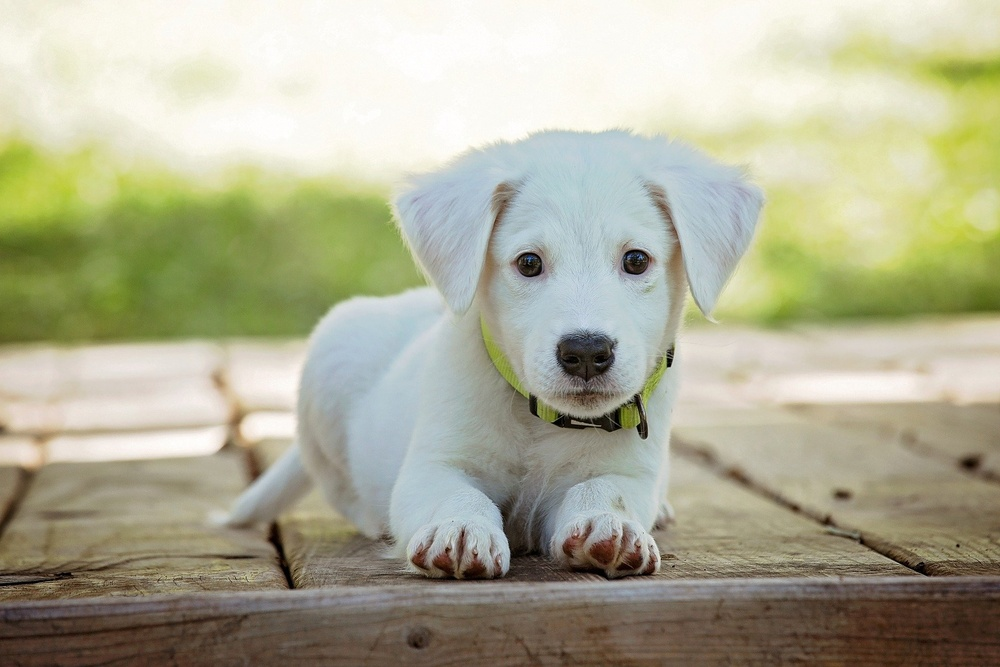
#> input picture perro.jpg, 1000 x 667 px, shrunk from 1920 x 1280 before the run
$ jupyter execute Detecion_de_Objetos_emparejamiento_imagenes.ipynb
#> lines starting #> are read from the running program, lines starting #| are printed output that depends on the picture
<a href="https://colab.research.google.com/github/INFINITY-RUBER/Python-y-OpenC--para-visi-n-por-ordenador--Computer-Vision-/blob/master/Detecion_de_Objetos_emparejamiento_imagenes.ipynb" target="_parent"></a>

[cell 1]
import numpy as np
import matplotlib.pyplot as plt
import cv2

[cell 2]
imagen = cv2.imread('perro.jpg')
#> imagen is the input picture: shape (667, 1000, 3); mean B, G, R 149.2, 174, 174.7
imagen = cv2.cvtColor(imagen, cv2.COLOR_BGR2RGB)
plt.imshow(imagen)
imagen.shape
#> Out = (667, 1000, 3)

[cell 3]
imagen_2 = cv2.imread('cara.jpg')
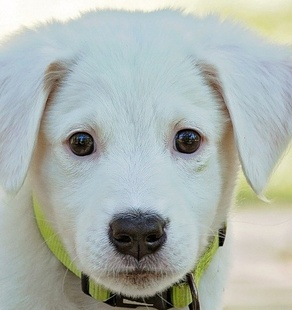
#> input picture cara.jpg, 292 x 310 px, shrunk from 561 x 595 before the run
#> imagen_2 is the input picture: shape (310, 292, 3); mean B, G, R 175.3, 180.7, 172.7
imagen_2 = cv2.cvtColor(imagen_2, cv2.COLOR_BGR2RGB)
plt.imshow(imagen_2)
imagen_2.shape
#> Out = (310, 292, 3)

### Identificar la posicion de la imagen en mapa de calor

[cell 4]
metodo = cv2.TM_CCOEFF
resultado = cv2.matchTemplate(imagen, imagen_2, metodo)
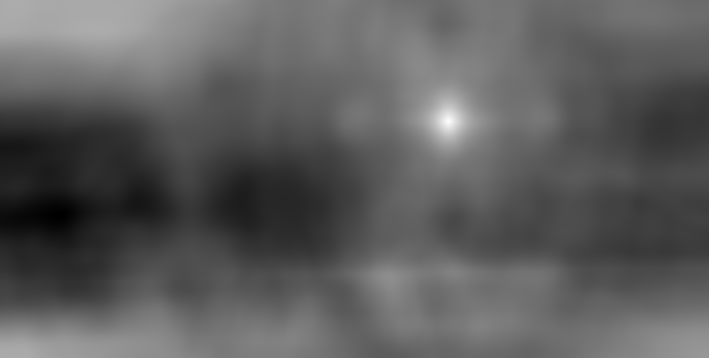
#> resultado: shape (358, 709) float32; min -178388736, max 566707904, mean 95775248; drawn with min black and max white
plt.imshow(resultado)
imagen_2.shape
#> Out = (310, 292, 3)

### Tomamos la posiciones del mapa de calor

[cell 5]
valor_min, valor_max, pos_min, pos_max = cv2.minMaxLoc(resultado)
#> valor_min = -178388736; valor_max = 566707904; pos_min = (58, 215); pos_max = (448, 121)

[cell 6]
imagen_2.shape
#> Out = (310, 292, 3)

[cell 7]
# Asignar los valores del tamaño de la imagen
alto, ancho, colores = imagen_2.shape
#> alto = 310; ancho = 292; colores = 3
print(alto, ancho, colores)
#| 310 292 3

## variables del rectangulo

[cell 8]
top_izquierda = pos_max
#> top_izquierda = (448, 121)
botton_derecha = (pos_max[0] + ancho, pos_max[1] + alto)
#> botton_derecha = (740, 431)

[cell 9]
cv2.rectangle(imagen, top_izquierda, botton_derecha, (255,0,0), 8)
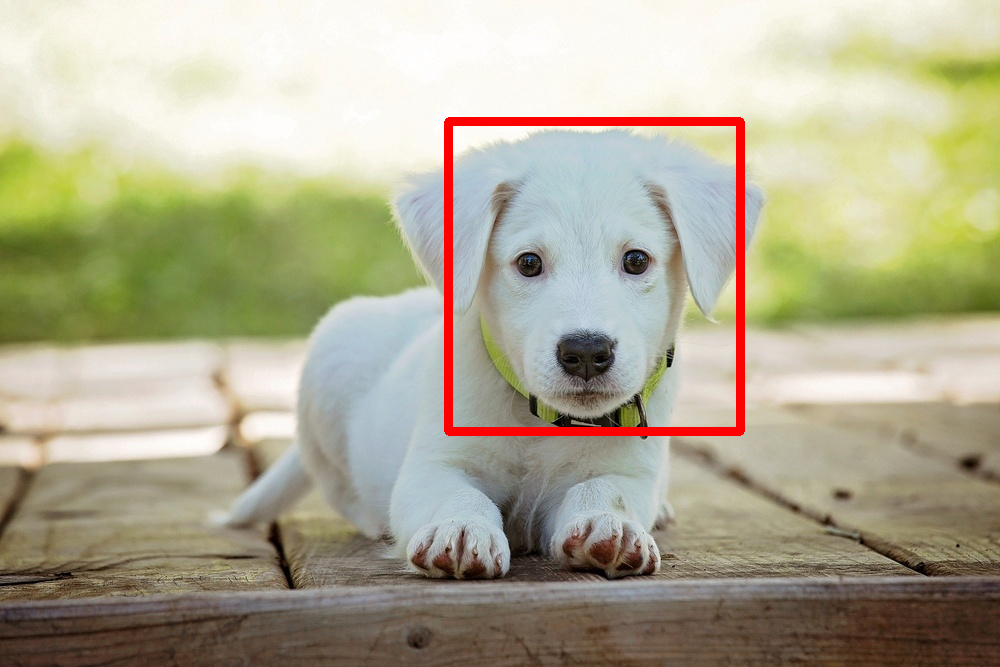
#> imagen: shape (667, 1000, 3); mean R, G, B 175.7, 170.8, 146.2
plt.imshow(imagen)

# Detector de esquinas

[cell 10]
ajedrez = cv2.imread('tablero-ajedrez.png')
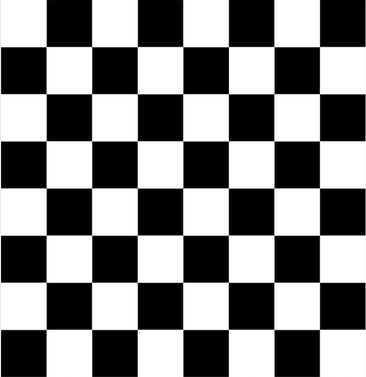
#> input picture tablero-ajedrez.png, 366 x 377 px, shrunk from 702 x 724 before the run
#> ajedrez is the input picture: shape (377, 366, 3); mean B, G, R 129.1, 129.1, 129.1
ajedrez_gris = cv2.cvtColor(ajedrez, cv2.COLOR_BGR2GRAY)
plt.imshow(ajedrez_gris, cmap='gray')

[cell 11]
esquinas = cv2.goodFeaturesToTrack(ajedrez_gris, 100, 0.01, 10)
#> esquinas = 63 rows, first 8: [229, 283], [320, 283], [182, 283], [138, 283], [319, 93], [229, 330], [228, 93], [138, 93]
esquinas[:10]
#> Out = [[229, 283], [320, 283], [182, 283], [138, 283], [319, 93], [229, 330], [228, 93], [138, 93], [91, 283], [91, 93]]

[cell 12]
# pasar a enteros
esquinas = np.int0(esquinas)
esquinas[:10]

## Pintar las esquinas

[cell 13]
for i in esquinas:
  x, y = i.ravel()# metodo para tomar una a una
  cv2.circle(ajedrez, (x,y), 4, (0,0,255), 20)
#> this loop made 63 passes
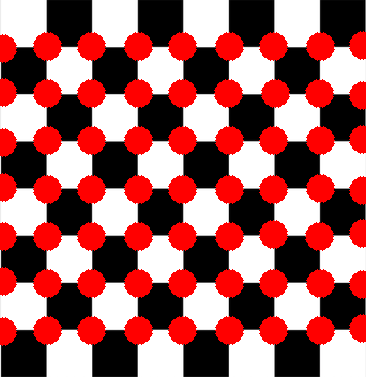
#> ajedrez: shape (377, 366, 3); mean B, G, R 95.6, 95.6, 162.1

plt.imshow(ajedrez)

[cell 14]
for i in esquinas:
  x, y = i.ravel()# metodo para tomar una a una
  cv2.circle(ajedrez, (x,y), 4, (0,255,0), 20)
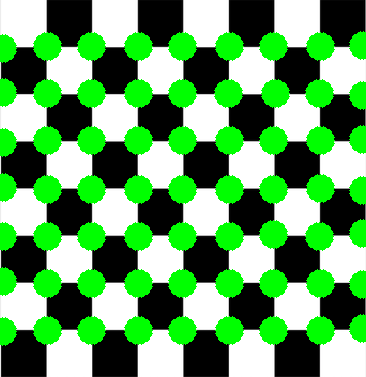
#> ajedrez: shape (377, 366, 3); mean B, G, R 95.6, 162.1, 95.6

plt.imshow(ajedrez)
